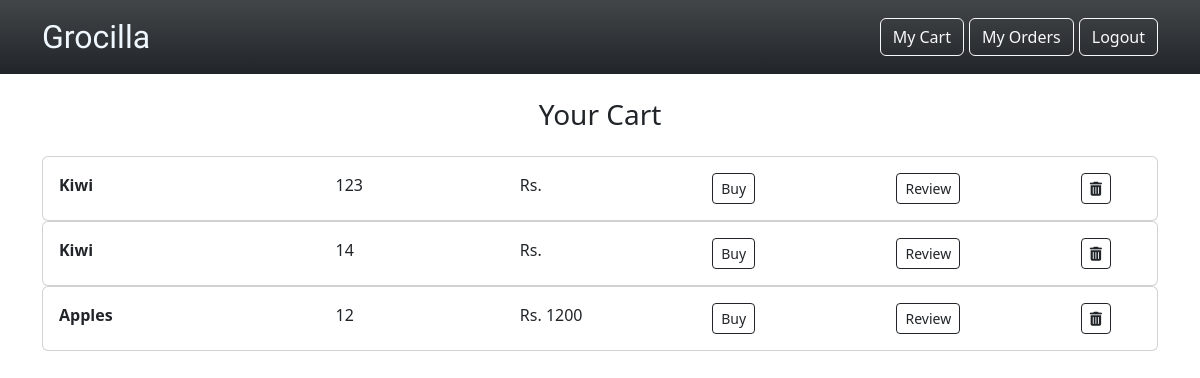
Before: /user_bookings (signed in) with the older database file.
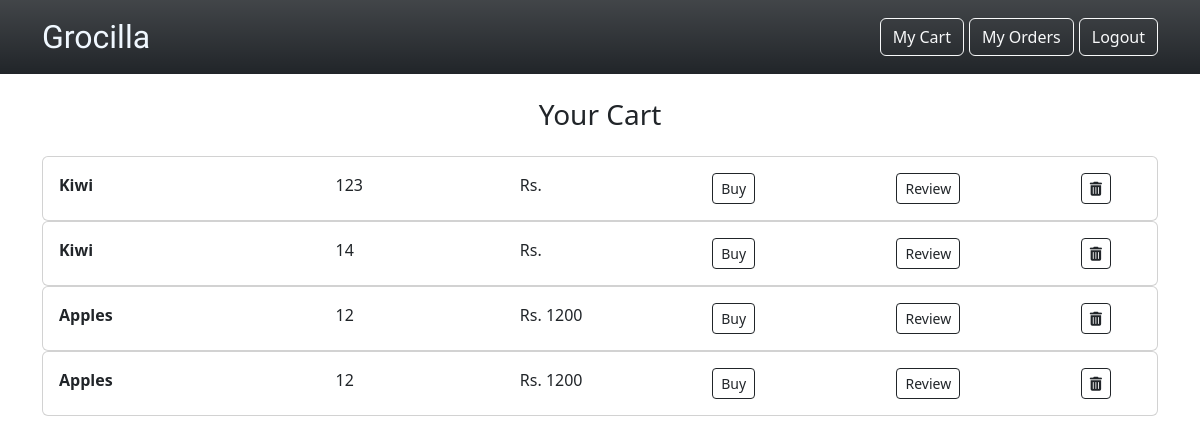
After: the same page with the newer database file.
### webapp/models.py (models this page shows)
class Booking(db.Model):
    bookingid = db.Column(db.Integer, primary_key=True)
    user_id = db.Column(db.Integer, db.ForeignKey('users.id'))
    category_id = db.Column(db.Integer, db.ForeignKey('categories.cid'))
    product_id = db.Column(db.Integer, db.ForeignKey('products.pid'))
    category_name = db.Column(db.String(50))
    quantity_of_item = db.Column(db.Integer)
    total_price = db.Column(db.Integer)
    item_name = db.Column(db.String(50))

### webapp/views.py (the view)
@views.route("/user_bookings")
@user_required
@login_required
def user_bookings():
    bookings = Booking.query.filter_by(user_id=current_user.id).all()
    total = 0
    for booking in bookings:
        product = Product.query.get(booking.product_id)
        quantity = booking.quantity_of_item
        new_quantity = product.quantity - int(quantity)
        if new_quantity>=0:
            pass #total = total + int(booking.total_price)
    return render_template("user_bookings.html", bookings=bookings, total=total)

### webapp/views.py (called while the page is built)
def user_required(func):
    @wraps(func)
    def decorated_function(*args, **kwargs):
        if not current_user.is_authenticated:
            if current_user.role != 'user':
                flash('You need to be logged in as a user to access this page!', category='error')
                return redirect(url_for('auth.user_login'))
        return func(*args, **kwargs)
    return decorated_function

### webapp/templates/user_bookings.html (shortened to what this page needs)
{% extends "user_base.html" %}
{% block body %}
<div class="container mb-4">
    <div class="text-center my-4" >
        <h3>Your Cart</h3>
    </div>
    {% for booking in bookings %}
    <div class="row">
    <div class="col">
        <div class="card">
        <div class="card-body">
            <div class="row">
                <div class="col-3">
                    <b>{{ booking["item_name"] }}</b>
                </div>
                <div class="col-2">
                    {{ booking['quantity_of_item'] }} {{ booking['product_id']['unit'] }}
                </div>
                <div class="col-2">
                    Rs. {{ booking["total_price"] }}
                </div>
                <div class="col-2">
                    <a href="/bookings/buy/{{ booking['bookingid'] }}" class="btn btn-outline-dark btn-sm mx-2" type="submit">Buy</a>
                </div>
                <div class="col-2">
                    <button class="btn btn-outline-dark btn-sm mx-2" type="button" data-bs-toggle="modal" data-bs-target="#{{ booking['bookingid'] }}AddToCartModal">Review</button>
                </div>
                <div class="col-1">
                    <a href="/delete/booking/{{ booking['bookingid'] }}" class="btn btn-outline-dark btn-sm mx-2" type="submit"><i class="fa-solid fa-trash-can"></i></a>
                </div>
            </div>
        </div>
        </div>
        {% endfor %}
{% endblock body %}

Changed rows visible on the page:
added Booking: item_name "Apples", quantity_of_item "12", total_price "1200"
